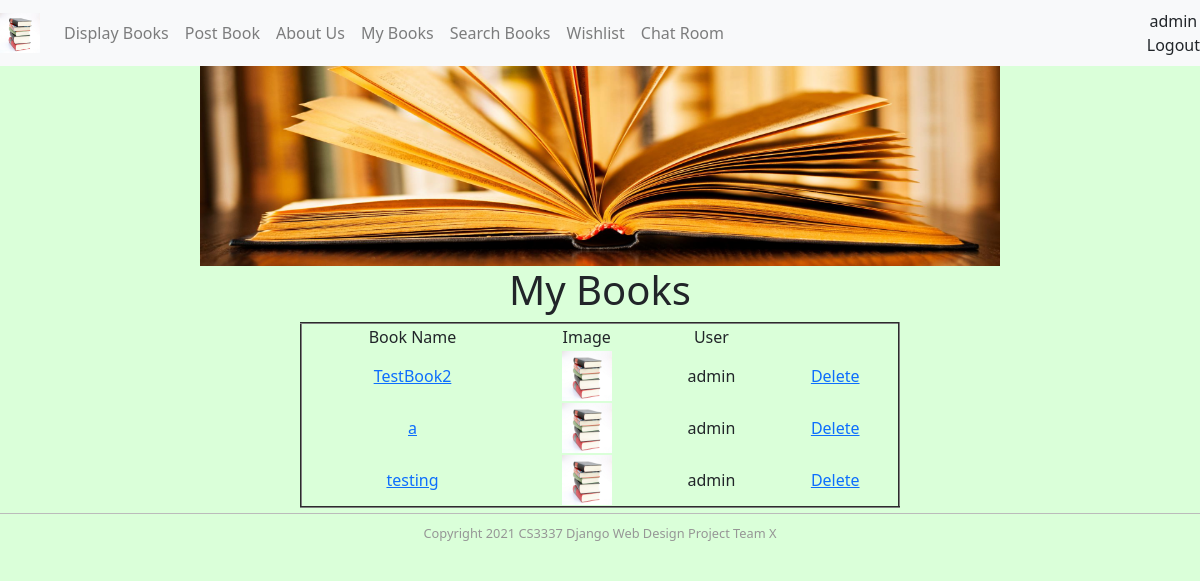
Page /mybooks (signed in) on the committed database.
### bookMng/models.py (models this page shows, shortened)
class Book(models.Model):
    name = models.CharField(max_length=200)
    web = models.URLField(max_length=200)
    price = models.DecimalField(decimal_places=2, max_digits=6)
    publishdate = models.DateField(auto_now=True)
    picture = models.FileField(upload_to='bookEx/static/uploads')
    pic_path = models.CharField(max_length=300, editable=False, blank=True)
    username = models.ForeignKey(User, blank=True, null=True, on_delete=models.CASCADE)

### bookMng/views.py (the view)
# urls.py: path('mybooks', views.mybooks, name='mybooks'),
@login_required(login_url=reverse_lazy('login'))
def mybooks(request):
    books = Book.objects.filter(username=request.user)
    for b in books:
        b.pic_path = b.picture.url[14:]
    return render(request,
                  'bookMng/mybooks.html',
                  {
                      'item_list': MainMenu.objects.all(),
                      'books': books,
                  }
                  )

### bookEx/templates/bookMng/mybooks.html (shortened to what this page needs)
{% extends "base.html" %}
{% load static %}
{% block content %}
    <h1 align="center"> My Books </h1>
    <table align="center" border="2" width="600">
        <tr>
            <td>
                Book Name
            </td>
            <td>
                Image
            </td>
            <td>
                User
            </td>
        </tr>
        {% for book in books %}
            <tr>
                <td>
                    <a href="book_detail/{{ book.id }}"> {{ book.name }} </a>
                </td>
                <td>
                    <img src="{% static book.pic_path %}" width="50" height="50">
                </td>
                <td>
                    {{ book.username }}
                </td>
                <td align="center">
                    <a href="book_delete/{{ book.id }}"> Delete </a>
                </td>
            </tr>
        {% endfor %}
    </table>
{% endblock content %}

### bookEx/templates/base.html (shortened to what this page needs)
{% load static %}
<!DOCTYPE html>
<html lang="en">
<head>
<link rel="stylesheet" href="https://stackpath.bootstrapcdn.com/bootstrap/4.3.1/css/bootstrap.min.css">
    <link rel="stylesheet" href="https://use.fontawesome.com/releases/v5.7.2/css/all.css"
>
    <link rel="stylesheet" href="{% static 'css/bootstrap.min.css' %}">
    <link rel="stylesheet" href="{% static 'css/bootstrap.css' %}">
    <link rel="stylesheet" href="https://maxcdn.bootstrapcdn.com/font-awesome/4.7.0/css/font-awesome.min.css">
    <link href="{% static 'main.css' %}" rel="stylesheet" type="text/css">
</head>
<body style="text-align: center;">
    <nav class="navbar navbar-expand-sm navbar-light bg-light ">
      <a class="navbar-brand" href="/">
          <img src="{% static 'logo.jpg' %}" width="40" height="40" alt="" class="d-inline-block align-top">
      </a>
      <div class="collapse navbar-collapse" id="navbarText">
        <ul class="navbar-nav mr-auto">
          <li class="nav-item">
            <a class="nav-link" href="/displaybooks">Display Books</a>
          </li>
          <li class="nav-item">
            <a class="nav-link" href="/postbook">Post Book</a>
          </li>
          <li class="nav-item">
            <a class="nav-link" href="/aboutus">About Us</a>
          </li>
          <li class="nav-item">
            <a class="nav-link" href="/mybooks">My Books</a>
          </li>
          <li class="nav-item">
            <a class="nav-link" href="/searchbook">Search Books</a>
          </li>
          <li class="nav-item">
            <a class="nav-link" href="/wishlist">Wishlist</a>
          </li>
          <li class="nav-item">
            <a class="nav-link" href="/chat">Chat Room</a>
          </li>
        </ul>
        <span class="nav-item ms-auto">
          {% if user.is_authenticated %}
          {{ user.username }} <a class="nav-link" href="{% url 'logout'%}?next=/">Logout</a>
          {% else %}
            Not Logged In <a href="{% url 'login' %}?next=/">Login</a>
          {% endif %}
        </span>
      </div>
    </nav>
    <div id="topbanner">
        <img src="{% static 'topbanner.jpg' %}" width="800" height="200" alt="" />
    </div>
    <div>
        <section id="main" style="width: 100%; margin: 0 auto; text-align: center;">
            {% block content %}{% endblock content %}
        </section>
    </div>
    <footer id="footer">
        Copyright 2021 CS3337 Django Web Design Project Team X
    </footer>
</body>
</html>

### bookEx/static/main.css (style rules this page uses)
#footer { text-align: center; font-size: 0.8em; margin-top: 5px; padding-top: 10px; padding-bottom: 10px; background-color: #DAFFD9; border-top: thin solid #BBBBBB; clear: both; color: #969696; }
body { background-color: #DAFFD9; }
#main { width: 100%; margin: 0 auto; text-align: center; }

### rows in the picture
Book: name "TestBook2", username "admin"
Book: name "a", username "admin"
Book: name "testing", username "admin"

### other values in the picture
{{ user.username }} "admin"
